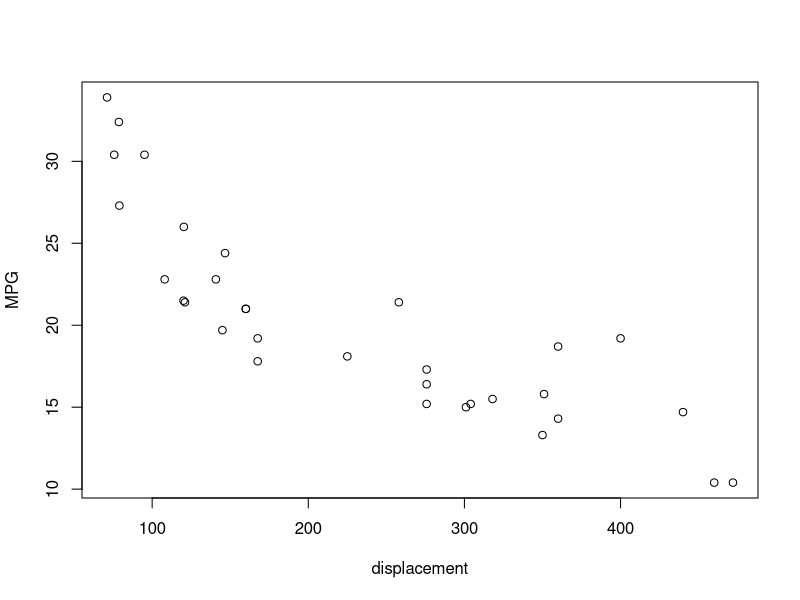

Reproduce this figure in R.
## ---- chunk 1
knitr::opts_chunk$set(echo = TRUE)
## ---- chunk 2
summary(mtcars[, 1:3])
## ---- chunk 3
library(knitr)
kable(mtcars[1:5, 1:3])
## ---- chunk 4
  plot(mtcars$disp, mtcars$mpg, 
       xlab = "displacement", ylab = "MPG")
